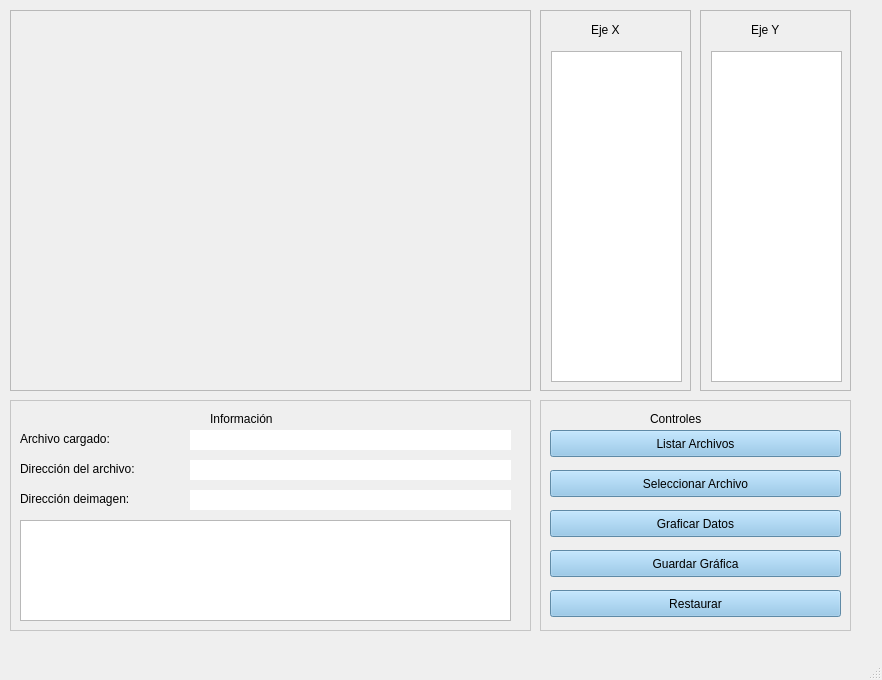
<?xml version="1.0" encoding="UTF-8"?>
<ui version="4.0">
 <class>MainWindow</class>
 <widget class="QMainWindow" name="MainWindow">
  <property name="geometry">
   <rect>
    <x>0</x>
    <y>0</y>
    <width>882</width>
    <height>680</height>
   </rect>
  </property>
  <property name="palette">
   <palette>
    <active>
     <colorrole role="Button">
      <brush brushstyle="SolidPattern">
       <color alpha="255">
        <red>27</red>
        <green>157</green>
        <blue>237</blue>
       </color>
      </brush>
     </colorrole>
    </active>
    <inactive>
     <colorrole role="Button">
      <brush brushstyle="SolidPattern">
       <color alpha="255">
        <red>27</red>
        <green>157</green>
        <blue>237</blue>
       </color>
      </brush>
     </colorrole>
    </inactive>
    <disabled>
     <colorrole role="Button">
      <brush brushstyle="SolidPattern">
       <color alpha="255">
        <red>27</red>
        <green>157</green>
        <blue>237</blue>
       </color>
      </brush>
     </colorrole>
    </disabled>
   </palette>
  </property>
  <property name="windowTitle">
   <string>Main plotter</string>
  </property>
  <property name="styleSheet">
   <string notr="true">#file_loaded{
	background-color: white;
	border: 1;
}
#dir_file_loaded{
	background-color: white;
	border:1;
}
#btn_show_files, #btn_select_file, #btn_plot_data, #btn_save_figure,#btn_restart{
	background-color:  #85c1e9 ;
}
#area_text{
	text-align: center;
}

</string>
  </property>
  <widget class="QWidget" name="centralwidget">
   <widget class="QFrame" name="frame">
    <property name="geometry">
     <rect>
      <x>10</x>
      <y>400</y>
      <width>521</width>
      <height>231</height>
     </rect>
    </property>
    <property name="palette">
     <palette>
      <active>
       <colorrole role="WindowText">
        <brush brushstyle="SolidPattern">
         <color alpha="255">
          <red>0</red>
          <green>0</green>
          <blue>0</blue>
         </color>
        </brush>
       </colorrole>
       <colorrole role="Button">
        <brush brushstyle="SolidPattern">
         <color alpha="255">
          <red>10</red>
          <green>161</green>
          <blue>255</blue>
         </color>
        </brush>
       </colorrole>
       <colorrole role="Light">
        <brush brushstyle="SolidPattern">
         <color alpha="255">
          <red>255</red>
          <green>255</green>
          <blue>255</blue>
         </color>
        </brush>
       </colorrole>
       <colorrole role="Midlight">
        <brush brushstyle="SolidPattern">
         <color alpha="255">
          <red>255</red>
          <green>255</green>
          <blue>255</blue>
         </color>
        </brush>
       </colorrole>
       <colorrole role="Dark">
        <brush brushstyle="SolidPattern">
         <color alpha="255">
          <red>127</red>
          <green>127</green>
          <blue>127</blue>
         </color>
        </brush>
       </colorrole>
       <colorrole role="Mid">
        <brush brushstyle="SolidPattern">
         <color alpha="255">
          <red>170</red>
          <green>170</green>
          <blue>170</blue>
         </color>
        </brush>
       </colorrole>
       <colorrole role="Text">
        <brush brushstyle="SolidPattern">
         <color alpha="255">
          <red>0</red>
          <green>0</green>
          <blue>0</blue>
         </color>
        </brush>
       </colorrole>
       <colorrole role="BrightText">
        <brush brushstyle="SolidPattern">
         <color alpha="255">
          <red>255</red>
          <green>255</green>
          <blue>255</blue>
         </color>
        </brush>
       </colorrole>
       <colorrole role="ButtonText">
        <brush brushstyle="SolidPattern">
         <color alpha="255">
          <red>0</red>
          <green>0</green>
          <blue>0</blue>
         </color>
        </brush>
       </colorrole>
       <colorrole role="Base">
        <brush brushstyle="SolidPattern">
         <color alpha="255">
          <red>255</red>
          <green>255</green>
          <blue>255</blue>
         </color>
        </brush>
       </colorrole>
       <colorrole role="Window">
        <brush brushstyle="SolidPattern">
         <color alpha="255">
          <red>255</red>
          <green>255</green>
          <blue>255</blue>
         </color>
        </brush>
       </colorrole>
       <colorrole role="Shadow">
        <brush brushstyle="SolidPattern">
         <color alpha="255">
          <red>0</red>
          <green>0</green>
          <blue>0</blue>
         </color>
        </brush>
       </colorrole>
       <colorrole role="AlternateBase">
        <brush brushstyle="SolidPattern">
         <color alpha="255">
          <red>255</red>
          <green>255</green>
          <blue>255</blue>
         </color>
        </brush>
       </colorrole>
       <colorrole role="ToolTipBase">
        <brush brushstyle="SolidPattern">
         <color alpha="255">
          <red>255</red>
          <green>255</green>
          <blue>220</blue>
         </color>
        </brush>
       </colorrole>
       <colorrole role="ToolTipText">
        <brush brushstyle="SolidPattern">
         <color alpha="255">
          <red>0</red>
          <green>0</green>
          <blue>0</blue>
         </color>
        </brush>
       </colorrole>
      </active>
      <inactive>
       <colorrole role="WindowText">
        <brush brushstyle="SolidPattern">
         <color alpha="255">
          <red>0</red>
          <green>0</green>
          <blue>0</blue>
         </color>
        </brush>
       </colorrole>
       <colorrole role="Button">
        <brush brushstyle="SolidPattern">
         <color alpha="255">
          <red>10</red>
          <green>161</green>
          <blue>255</blue>
         </color>
        </brush>
       </colorrole>
       <colorrole role="Light">
        <brush brushstyle="SolidPattern">
         <color alpha="255">
          <red>255</red>
          <green>255</green>
          <blue>255</blue>
         </color>
        </brush>
       </colorrole>
       <colorrole role="Midlight">
        <brush brushstyle="SolidPattern">
         <color alpha="255">
          <red>255</red>
          <green>255</green>
          <blue>255</blue>
         </color>
        </brush>
       </colorrole>
       <colorrole role="Dark">
        <brush brushstyle="SolidPattern">
         <color alpha="255">
          <red>127</red>
          <green>127</green>
          <blue>127</blue>
         </color>
        </brush>
       </colorrole>
       <colorrole role="Mid">
        <brush brushstyle="SolidPattern">
         <color alpha="255">
          <red>170</red>
          <green>170</green>
          <blue>170</blue>
         </color>
        </brush>
       </colorrole>
       <colorrole role="Text">
        <brush brushstyle="SolidPattern">
         <color alpha="255">
          <red>0</red>
          <green>0</green>
          <blue>0</blue>
         </color>
        </brush>
       </colorrole>
       <colorrole role="BrightText">
        <brush brushstyle="SolidPattern">
         <color alpha="255">
          <red>255</red>
          <green>255</green>
          <blue>255</blue>
         </color>
        </brush>
       </colorrole>
       <colorrole role="ButtonText">
        <brush brushstyle="SolidPattern">
         <color alpha="255">
          <red>0</red>
          <green>0</green>
          <blue>0</blue>
         </color>
        </brush>
       </colorrole>
       <colorrole role="Base">
        <brush brushstyle="SolidPattern">
         <color alpha="255">
          <red>255</red>
          <green>255</green>
          <blue>255</blue>
         </color>
        </brush>
       </colorrole>
       <colorrole role="Window">
        <brush brushstyle="SolidPattern">
         <color alpha="255">
          <red>255</red>
          <green>255</green>
          <blue>255</blue>
         </color>
        </brush>
       </colorrole>
       <colorrole role="Shadow">
        <brush brushstyle="SolidPattern">
         <color alpha="255">
          <red>0</red>
          <green>0</green>
          <blue>0</blue>
         </color>
        </brush>
       </colorrole>
       <colorrole role="AlternateBase">
        <brush brushstyle="SolidPattern">
         <color alpha="255">
          <red>255</red>
          <green>255</green>
          <blue>255</blue>
         </color>
        </brush>
       </colorrole>
       <colorrole role="ToolTipBase">
        <brush brushstyle="SolidPattern">
         <color alpha="255">
          <red>255</red>
          <green>255</green>
          <blue>220</blue>
         </color>
        </brush>
       </colorrole>
       <colorrole role="ToolTipText">
        <brush brushstyle="SolidPattern">
         <color alpha="255">
          <red>0</red>
          <green>0</green>
          <blue>0</blue>
         </color>
        </brush>
       </colorrole>
      </inactive>
      <disabled>
       <colorrole role="WindowText">
        <brush brushstyle="SolidPattern">
         <color alpha="255">
          <red>127</red>
          <green>127</green>
          <blue>127</blue>
         </color>
        </brush>
       </colorrole>
       <colorrole role="Button">
        <brush brushstyle="SolidPattern">
         <color alpha="255">
          <red>10</red>
          <green>161</green>
          <blue>255</blue>
         </color>
        </brush>
       </colorrole>
       <colorrole role="Light">
        <brush brushstyle="SolidPattern">
         <color alpha="255">
          <red>255</red>
          <green>255</green>
          <blue>255</blue>
         </color>
        </brush>
       </colorrole>
       <colorrole role="Midlight">
        <brush brushstyle="SolidPattern">
         <color alpha="255">
          <red>255</red>
          <green>255</green>
          <blue>255</blue>
         </color>
        </brush>
       </colorrole>
       <colorrole role="Dark">
        <brush brushstyle="SolidPattern">
         <color alpha="255">
          <red>127</red>
          <green>127</green>
          <blue>127</blue>
         </color>
        </brush>
       </colorrole>
       <colorrole role="Mid">
        <brush brushstyle="SolidPattern">
         <color alpha="255">
          <red>170</red>
          <green>170</green>
          <blue>170</blue>
         </color>
        </brush>
       </colorrole>
       <colorrole role="Text">
        <brush brushstyle="SolidPattern">
         <color alpha="255">
          <red>127</red>
          <green>127</green>
          <blue>127</blue>
         </color>
        </brush>
       </colorrole>
       <colorrole role="BrightText">
        <brush brushstyle="SolidPattern">
         <color alpha="255">
          <red>255</red>
          <green>255</green>
          <blue>255</blue>
         </color>
        </brush>
       </colorrole>
       <colorrole role="ButtonText">
        <brush brushstyle="SolidPattern">
         <color alpha="255">
          <red>127</red>
          <green>127</green>
          <blue>127</blue>
         </color>
        </brush>
       </colorrole>
       <colorrole role="Base">
        <brush brushstyle="SolidPattern">
         <color alpha="255">
          <red>255</red>
          <green>255</green>
          <blue>255</blue>
         </color>
        </brush>
       </colorrole>
       <colorrole role="Window">
        <brush brushstyle="SolidPattern">
         <color alpha="255">
          <red>255</red>
          <green>255</green>
          <blue>255</blue>
         </color>
        </brush>
       </colorrole>
       <colorrole role="Shadow">
        <brush brushstyle="SolidPattern">
         <color alpha="255">
          <red>0</red>
          <green>0</green>
          <blue>0</blue>
         </color>
        </brush>
       </colorrole>
       <colorrole role="AlternateBase">
        <brush brushstyle="SolidPattern">
         <color alpha="255">
          <red>255</red>
          <green>255</green>
          <blue>255</blue>
         </color>
        </brush>
       </colorrole>
       <colorrole role="ToolTipBase">
        <brush brushstyle="SolidPattern">
         <color alpha="255">
          <red>255</red>
          <green>255</green>
          <blue>220</blue>
         </color>
        </brush>
       </colorrole>
       <colorrole role="ToolTipText">
        <brush brushstyle="SolidPattern">
         <color alpha="255">
          <red>0</red>
          <green>0</green>
          <blue>0</blue>
         </color>
        </brush>
       </colorrole>
      </disabled>
     </palette>
    </property>
    <property name="frameShape">
     <enum>QFrame::StyledPanel</enum>
    </property>
    <property name="frameShadow">
     <enum>QFrame::Raised</enum>
    </property>
    <widget class="QLabel" name="label">
     <property name="geometry">
      <rect>
       <x>200</x>
       <y>10</y>
       <width>91</width>
       <height>17</height>
      </rect>
     </property>
     <property name="text">
      <string>Información</string>
     </property>
    </widget>
    <widget class="QLabel" name="label_6">
     <property name="geometry">
      <rect>
       <x>10</x>
       <y>30</y>
       <width>151</width>
       <height>17</height>
      </rect>
     </property>
     <property name="text">
      <string>Archivo cargado:</string>
     </property>
    </widget>
    <widget class="QLabel" name="file_loaded">
     <property name="geometry">
      <rect>
       <x>180</x>
       <y>30</y>
       <width>321</width>
       <height>20</height>
      </rect>
     </property>
     <property name="text">
      <string/>
     </property>
    </widget>
    <widget class="QLabel" name="label_7">
     <property name="geometry">
      <rect>
       <x>10</x>
       <y>60</y>
       <width>151</width>
       <height>17</height>
      </rect>
     </property>
     <property name="text">
      <string>Dirección del archivo:</string>
     </property>
    </widget>
    <widget class="QLabel" name="dir_file_loaded">
     <property name="geometry">
      <rect>
       <x>180</x>
       <y>60</y>
       <width>321</width>
       <height>20</height>
      </rect>
     </property>
     <property name="text">
      <string/>
     </property>
    </widget>
    <widget class="QLabel" name="label_8">
     <property name="geometry">
      <rect>
       <x>10</x>
       <y>90</y>
       <width>151</width>
       <height>17</height>
      </rect>
     </property>
     <property name="text">
      <string>Dirección deimagen:</string>
     </property>
    </widget>
    <widget class="QLabel" name="dir_img_shown">
     <property name="geometry">
      <rect>
       <x>180</x>
       <y>90</y>
       <width>321</width>
       <height>20</height>
      </rect>
     </property>
     <property name="styleSheet">
      <string notr="true">#dir_img_shown{
	background-color: white;
}</string>
     </property>
     <property name="text">
      <string/>
     </property>
    </widget>
    <widget class="QTextBrowser" name="area_text">
     <property name="geometry">
      <rect>
       <x>10</x>
       <y>120</y>
       <width>491</width>
       <height>101</height>
      </rect>
     </property>
    </widget>
   </widget>
   <widget class="QFrame" name="frame_2">
    <property name="geometry">
     <rect>
      <x>540</x>
      <y>400</y>
      <width>311</width>
      <height>231</height>
     </rect>
    </property>
    <property name="palette">
     <palette>
      <active>
       <colorrole role="WindowText">
        <brush brushstyle="SolidPattern">
         <color alpha="255">
          <red>0</red>
          <green>0</green>
          <blue>0</blue>
         </color>
        </brush>
       </colorrole>
       <colorrole role="Button">
        <brush brushstyle="SolidPattern">
         <color alpha="255">
          <red>10</red>
          <green>161</green>
          <blue>255</blue>
         </color>
        </brush>
       </colorrole>
       <colorrole role="Light">
        <brush brushstyle="SolidPattern">
         <color alpha="255">
          <red>255</red>
          <green>255</green>
          <blue>255</blue>
         </color>
        </brush>
       </colorrole>
       <colorrole role="Midlight">
        <brush brushstyle="SolidPattern">
         <color alpha="255">
          <red>255</red>
          <green>255</green>
          <blue>255</blue>
         </color>
        </brush>
       </colorrole>
       <colorrole role="Dark">
        <brush brushstyle="SolidPattern">
         <color alpha="255">
          <red>127</red>
          <green>127</green>
          <blue>127</blue>
         </color>
        </brush>
       </colorrole>
       <colorrole role="Mid">
        <brush brushstyle="SolidPattern">
         <color alpha="255">
          <red>170</red>
          <green>170</green>
          <blue>170</blue>
         </color>
        </brush>
       </colorrole>
       <colorrole role="Text">
        <brush brushstyle="SolidPattern">
         <color alpha="255">
          <red>0</red>
          <green>0</green>
          <blue>0</blue>
         </color>
        </brush>
       </colorrole>
       <colorrole role="BrightText">
        <brush brushstyle="SolidPattern">
         <color alpha="255">
          <red>255</red>
          <green>255</green>
          <blue>255</blue>
         </color>
        </brush>
       </colorrole>
       <colorrole role="ButtonText">
        <brush brushstyle="SolidPattern">
         <color alpha="255">
          <red>0</red>
          <green>0</green>
          <blue>0</blue>
         </color>
        </brush>
       </colorrole>
       <colorrole role="Base">
        <brush brushstyle="SolidPattern">
         <color alpha="255">
          <red>255</red>
          <green>255</green>
          <blue>255</blue>
         </color>
        </brush>
       </colorrole>
       <colorrole role="Window">
        <brush brushstyle="SolidPattern">
         <color alpha="255">
          <red>255</red>
          <green>255</green>
          <blue>255</blue>
         </color>
        </brush>
       </colorrole>
       <colorrole role="Shadow">
        <brush brushstyle="SolidPattern">
         <color alpha="255">
          <red>0</red>
          <green>0</green>
          <blue>0</blue>
         </color>
        </brush>
       </colorrole>
       <colorrole role="AlternateBase">
        <brush brushstyle="SolidPattern">
         <color alpha="255">
          <red>255</red>
          <green>255</green>
          <blue>255</blue>
         </color>
        </brush>
       </colorrole>
       <colorrole role="ToolTipBase">
        <brush brushstyle="SolidPattern">
         <color alpha="255">
          <red>255</red>
          <green>255</green>
          <blue>220</blue>
         </color>
        </brush>
       </colorrole>
       <colorrole role="ToolTipText">
        <brush brushstyle="SolidPattern">
         <color alpha="255">
          <red>0</red>
          <green>0</green>
          <blue>0</blue>
         </color>
        </brush>
       </colorrole>
      </active>
      <inactive>
       <colorrole role="WindowText">
        <brush brushstyle="SolidPattern">
         <color alpha="255">
          <red>0</red>
          <green>0</green>
          <blue>0</blue>
         </color>
        </brush>
       </colorrole>
       <colorrole role="Button">
        <brush brushstyle="SolidPattern">
         <color alpha="255">
          <red>10</red>
          <green>161</green>
          <blue>255</blue>
         </color>
        </brush>
       </colorrole>
       <colorrole role="Light">
        <brush brushstyle="SolidPattern">
         <color alpha="255">
          <red>255</red>
          <green>255</green>
          <blue>255</blue>
         </color>
        </brush>
       </colorrole>
       <colorrole role="Midlight">
        <brush brushstyle="SolidPattern">
         <color alpha="255">
          <red>255</red>
          <green>255</green>
          <blue>255</blue>
         </color>
        </brush>
       </colorrole>
       <colorrole role="Dark">
        <brush brushstyle="SolidPattern">
         <color alpha="255">
          <red>127</red>
          <green>127</green>
          <blue>127</blue>
         </color>
        </brush>
       </colorrole>
       <colorrole role="Mid">
        <brush brushstyle="SolidPattern">
         <color alpha="255">
          <red>170</red>
          <green>170</green>
          <blue>170</blue>
         </color>
        </brush>
       </colorrole>
       <colorrole role="Text">
        <brush brushstyle="SolidPattern">
         <color alpha="255">
          <red>0</red>
          <green>0</green>
          <blue>0</blue>
         </color>
        </brush>
       </colorrole>
       <colorrole role="BrightText">
        <brush brushstyle="SolidPattern">
         <color alpha="255">
          <red>255</red>
          <green>255</green>
          <blue>255</blue>
         </color>
        </brush>
       </colorrole>
       <colorrole role="ButtonText">
        <brush brushstyle="SolidPattern">
         <color alpha="255">
          <red>0</red>
          <green>0</green>
          <blue>0</blue>
         </color>
        </brush>
       </colorrole>
       <colorrole role="Base">
        <brush brushstyle="SolidPattern">
         <color alpha="255">
          <red>255</red>
          <green>255</green>
          <blue>255</blue>
         </color>
        </brush>
       </colorrole>
       <colorrole role="Window">
        <brush brushstyle="SolidPattern">
         <color alpha="255">
          <red>255</red>
          <green>255</green>
          <blue>255</blue>
         </color>
        </brush>
       </colorrole>
       <colorrole role="Shadow">
        <brush brushstyle="SolidPattern">
         <color alpha="255">
          <red>0</red>
          <green>0</green>
          <blue>0</blue>
         </color>
        </brush>
       </colorrole>
       <colorrole role="AlternateBase">
        <brush brushstyle="SolidPattern">
         <color alpha="255">
          <red>255</red>
          <green>255</green>
          <blue>255</blue>
         </color>
        </brush>
       </colorrole>
       <colorrole role="ToolTipBase">
        <brush brushstyle="SolidPattern">
         <color alpha="255">
          <red>255</red>
          <green>255</green>
          <blue>220</blue>
         </color>
        </brush>
       </colorrole>
       <colorrole role="ToolTipText">
        <brush brushstyle="SolidPattern">
         <color alpha="255">
          <red>0</red>
          <green>0</green>
          <blue>0</blue>
         </color>
        </brush>
       </colorrole>
      </inactive>
      <disabled>
       <colorrole role="WindowText">
        <brush brushstyle="SolidPattern">
         <color alpha="255">
          <red>127</red>
          <green>127</green>
          <blue>127</blue>
         </color>
        </brush>
       </colorrole>
       <colorrole role="Button">
        <brush brushstyle="SolidPattern">
         <color alpha="255">
          <red>10</red>
          <green>161</green>
          <blue>255</blue>
         </color>
        </brush>
       </colorrole>
       <colorrole role="Light">
        <brush brushstyle="SolidPattern">
         <color alpha="255">
          <red>255</red>
          <green>255</green>
          <blue>255</blue>
         </color>
        </brush>
       </colorrole>
       <colorrole role="Midlight">
        <brush brushstyle="SolidPattern">
         <color alpha="255">
          <red>255</red>
          <green>255</green>
          <blue>255</blue>
         </color>
        </brush>
       </colorrole>
       <colorrole role="Dark">
        <brush brushstyle="SolidPattern">
         <color alpha="255">
          <red>127</red>
          <green>127</green>
          <blue>127</blue>
         </color>
        </brush>
       </colorrole>
       <colorrole role="Mid">
        <brush brushstyle="SolidPattern">
         <color alpha="255">
          <red>170</red>
          <green>170</green>
          <blue>170</blue>
         </color>
        </brush>
       </colorrole>
       <colorrole role="Text">
        <brush brushstyle="SolidPattern">
         <color alpha="255">
          <red>127</red>
          <green>127</green>
          <blue>127</blue>
         </color>
        </brush>
       </colorrole>
       <colorrole role="BrightText">
        <brush brushstyle="SolidPattern">
         <color alpha="255">
          <red>255</red>
          <green>255</green>
          <blue>255</blue>
         </color>
        </brush>
       </colorrole>
       <colorrole role="ButtonText">
        <brush brushstyle="SolidPattern">
         <color alpha="255">
          <red>127</red>
          <green>127</green>
          <blue>127</blue>
         </color>
        </brush>
       </colorrole>
       <colorrole role="Base">
        <brush brushstyle="SolidPattern">
         <color alpha="255">
          <red>255</red>
          <green>255</green>
          <blue>255</blue>
         </color>
        </brush>
       </colorrole>
       <colorrole role="Window">
        <brush brushstyle="SolidPattern">
         <color alpha="255">
          <red>255</red>
          <green>255</green>
          <blue>255</blue>
         </color>
        </brush>
       </colorrole>
       <colorrole role="Shadow">
        <brush brushstyle="SolidPattern">
         <color alpha="255">
          <red>0</red>
          <green>0</green>
          <blue>0</blue>
         </color>
        </brush>
       </colorrole>
       <colorrole role="AlternateBase">
        <brush brushstyle="SolidPattern">
         <color alpha="255">
          <red>255</red>
          <green>255</green>
          <blue>255</blue>
         </color>
        </brush>
       </colorrole>
       <colorrole role="ToolTipBase">
        <brush brushstyle="SolidPattern">
         <color alpha="255">
          <red>255</red>
          <green>255</green>
          <blue>220</blue>
         </color>
        </brush>
       </colorrole>
       <colorrole role="ToolTipText">
        <brush brushstyle="SolidPattern">
         <color alpha="255">
          <red>0</red>
          <green>0</green>
          <blue>0</blue>
         </color>
        </brush>
       </colorrole>
      </disabled>
     </palette>
    </property>
    <property name="frameShape">
     <enum>QFrame::StyledPanel</enum>
    </property>
    <property name="frameShadow">
     <enum>QFrame::Raised</enum>
    </property>
    <widget class="QLabel" name="label_2">
     <property name="geometry">
      <rect>
       <x>110</x>
       <y>10</y>
       <width>81</width>
       <height>17</height>
      </rect>
     </property>
     <property name="text">
      <string>Controles</string>
     </property>
    </widget>
    <widget class="QPushButton" name="btn_show_files">
     <property name="geometry">
      <rect>
       <x>10</x>
       <y>30</y>
       <width>291</width>
       <height>27</height>
      </rect>
     </property>
     <property name="styleSheet">
      <string notr="true">#btn_show_files, #btn_select_file, #btn_plot_data{
	background-color:  #85c1e9 ;
}</string>
     </property>
     <property name="text">
      <string>Listar Archivos</string>
     </property>
    </widget>
    <widget class="QPushButton" name="btn_select_file">
     <property name="geometry">
      <rect>
       <x>10</x>
       <y>70</y>
       <width>291</width>
       <height>27</height>
      </rect>
     </property>
     <property name="text">
      <string>Seleccionar Archivo</string>
     </property>
    </widget>
    <widget class="QPushButton" name="btn_plot_data">
     <property name="geometry">
      <rect>
       <x>10</x>
       <y>110</y>
       <width>291</width>
       <height>27</height>
      </rect>
     </property>
     <property name="text">
      <string>Graficar Datos</string>
     </property>
    </widget>
    <widget class="QPushButton" name="btn_save_figure">
     <property name="geometry">
      <rect>
       <x>10</x>
       <y>150</y>
       <width>291</width>
       <height>27</height>
      </rect>
     </property>
     <property name="text">
      <string>Guardar Gráfica</string>
     </property>
    </widget>
    <widget class="QPushButton" name="btn_restart">
     <property name="geometry">
      <rect>
       <x>10</x>
       <y>190</y>
       <width>291</width>
       <height>27</height>
      </rect>
     </property>
     <property name="text">
      <string>Restaurar</string>
     </property>
    </widget>
   </widget>
   <widget class="QScrollArea" name="area_eje_x">
    <property name="geometry">
     <rect>
      <x>540</x>
      <y>10</y>
      <width>151</width>
      <height>381</height>
     </rect>
    </property>
    <property name="widgetResizable">
     <bool>true</bool>
    </property>
    <widget class="QWidget" name="scrollAreaWidgetContents">
     <property name="geometry">
      <rect>
       <x>0</x>
       <y>0</y>
       <width>149</width>
       <height>379</height>
      </rect>
     </property>
     <widget class="QLabel" name="label_3">
      <property name="geometry">
       <rect>
        <x>50</x>
        <y>10</y>
        <width>41</width>
        <height>17</height>
       </rect>
      </property>
      <property name="text">
       <string>Eje X</string>
      </property>
     </widget>
     <widget class="QTextBrowser" name="data_eje_x">
      <property name="geometry">
       <rect>
        <x>10</x>
        <y>40</y>
        <width>131</width>
        <height>331</height>
       </rect>
      </property>
     </widget>
    </widget>
   </widget>
   <widget class="QScrollArea" name="area_eje_y">
    <property name="geometry">
     <rect>
      <x>700</x>
      <y>10</y>
      <width>151</width>
      <height>381</height>
     </rect>
    </property>
    <property name="widgetResizable">
     <bool>true</bool>
    </property>
    <widget class="QWidget" name="scrollAreaWidgetContents_2">
     <property name="geometry">
      <rect>
       <x>0</x>
       <y>0</y>
       <width>149</width>
       <height>379</height>
      </rect>
     </property>
     <widget class="QLabel" name="label_4">
      <property name="geometry">
       <rect>
        <x>50</x>
        <y>10</y>
        <width>41</width>
        <height>17</height>
       </rect>
      </property>
      <property name="text">
       <string>Eje Y</string>
      </property>
     </widget>
     <widget class="QTextBrowser" name="data_eje_y">
      <property name="geometry">
       <rect>
        <x>10</x>
        <y>40</y>
        <width>131</width>
        <height>331</height>
       </rect>
      </property>
     </widget>
    </widget>
   </widget>
   <widget class="QFrame" name="frame_figure">
    <property name="geometry">
     <rect>
      <x>10</x>
      <y>10</y>
      <width>521</width>
      <height>381</height>
     </rect>
    </property>
    <property name="frameShape">
     <enum>QFrame::StyledPanel</enum>
    </property>
    <property name="frameShadow">
     <enum>QFrame::Raised</enum>
    </property>
   </widget>
  </widget>
  <widget class="QMenuBar" name="menubar">
   <property name="geometry">
    <rect>
     <x>0</x>
     <y>0</y>
     <width>882</width>
     <height>23</height>
    </rect>
   </property>
  </widget>
  <widget class="QStatusBar" name="statusbar"/>
 </widget>
 <resources/>
 <connections/>
</ui>
